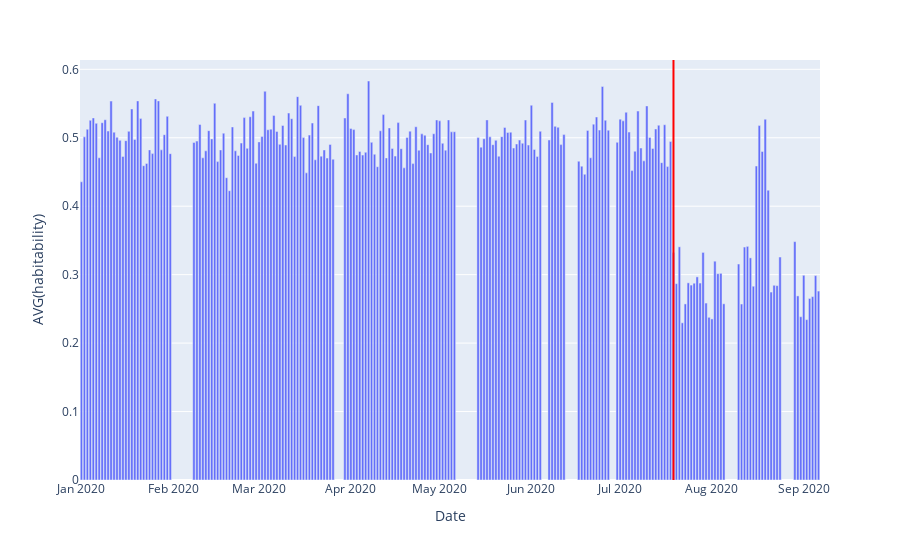

Source (notebook cell):
### Code cell
fig = px.bar(x=all_days, y=avg_habitability["avg_habitability"])
fig.update_xaxes(title="Date")
fig.update_yaxes(title="AVG(habitability)")
fig.add_vline(x="2020-07-19", line_color='red')
fig.show()

### Figure 1 — Plotly figure (JSON) as saved in the notebook; plotly's stock layout.template omitted (floating-point values rounded to 4 significant figures; data arrays with more than 128 entries replaced by an {"elided": "..."} marker saying what was removed)
{"data": [{"alignmentgroup": "True", "hovertemplate": "x=%{x}<br>y=%{y}<extra></extra>", "legendgroup": "", "marker": {"color": "#636efa"}, "name": "", "offsetgroup": "", "orientation": "v", "showlegend": false, "textposition": "auto", "type": "bar", "x": {"elided": "250 str values"}, "xaxis": "x", "y": {"elided": "250 float values"}, "yaxis": "y"}], "layout": {"barmode": "relative", "legend": {"tracegroupgap": 0}, "margin": {"t": 60}, "shapes": [{"line": {"color": "red"}, "type": "line", "x0": "2020-07-19", "x1": "2020-07-19", "xref": "x", "y0": 0, "y1": 1, "yref": "y domain"}], "xaxis": {"anchor": "y", "domain": [0, 1], "title": {"text": "Date"}}, "yaxis": {"anchor": "x", "domain": [0, 1], "title": {"text": "AVG(habitability)"}}}}
